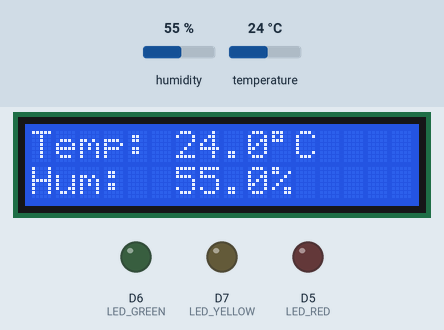
The sketch below on a simulated ESP8266 (NodeMCU). On the bench: 16×2 character LCD, output pins drawn as LEDs (lit = HIGH). Inputs (shaded band) come from the test bench; at power-on: temperature 24 °C, humidity 55 %. WiFi joins after 1.5 s; servers stay silent unless stated; uploads are accepted with an empty reply.

Above: at 5.6 s.
5.7 s: temperature set to 34 °C
At 11.2 s:
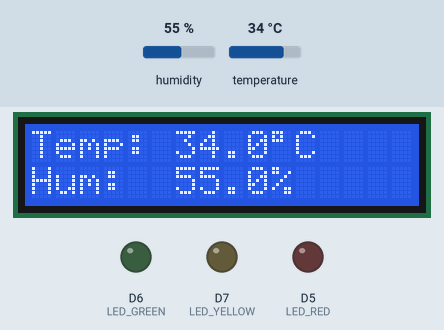
11.8 s: temperature set to 37 °C
At 16.4 s:
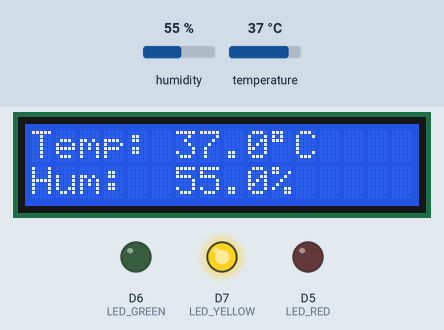
17.9 s: humidity set to 22 %
At 21.2 s:
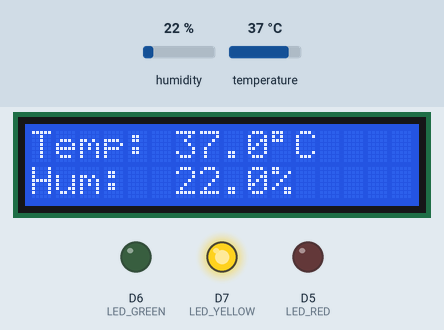
24.0 s: humidity set to 40 %
At 26.2 s:
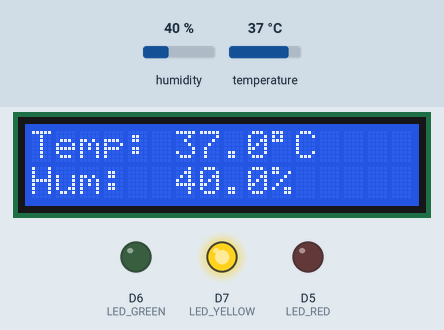
Timing chart, 0 to 27.7 s (numbered marks = the images above; inputs shaded):
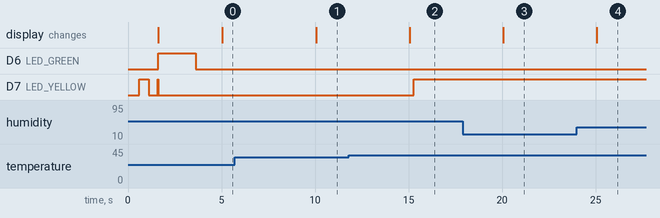

The sketch:

iot.ino
```cpp
#include <ESP8266WiFi.h>
#include <ESP8266HTTPClient.h>
#include <Wire.h>
#include <LiquidCrystal_I2C.h>
#include <DHT.h>
#include <ArduinoJson.h>

// ================= CẤU HÌNH CHÂN =================
#define DHTPIN D4
#define DHTTYPE DHT11

#define LED_RED D5
#define LED_GREEN D6
#define LED_YELLOW D7

// ================= CẤU HÌNH WIFI & SERVER =================
const char* server = "http://....:3000";
const char* ssid = "....";
const char* password = ".....";

// ================= KHỞI TẠO =================
LiquidCrystal_I2C lcd(0x27, 16, 2);
DHT dht(DHTPIN, DHTTYPE);
WiFiClient client;

unsigned long lastEnv = 0;
unsigned long lastLCD = 0;
unsigned long lastLed = 0;
String lastMessage = "";
bool tempWarning = false;

void setup() {
  Serial.begin(115200);

  pinMode(LED_RED, OUTPUT);
  pinMode(LED_GREEN, OUTPUT);
  pinMode(LED_YELLOW, OUTPUT);

  digitalWrite(LED_RED, LOW);
  digitalWrite(LED_GREEN, LOW);
  digitalWrite(LED_YELLOW, LOW);

  Wire.begin();
  lcd.init();
  lcd.backlight();
  lcd.clear();
  lcd.print("System Starting");

  dht.begin();
  connectWiFi();
}

void loop() {
  unsigned long currentMillis = millis();

  // 1. Kiểm tra WiFi
  if (WiFi.status() != WL_CONNECTED) {
    connectWiFi();
    return;
  }

  // 2. Gửi Env & Hiện Temp/Hum (Mỗi 5 giây)
  if (currentMillis - lastEnv >= 5000) {
    sendEnv();
    lastEnv = currentMillis;
  }

  // 3. Lấy lệnh LED (Mỗi 2 giây)
  if (currentMillis - lastLed >= 2000) {
    getLedCommand();
    lastLed = currentMillis;
  }

  // 4. Lấy Cảnh Báo (Mỗi 3 giây)
  if (currentMillis - lastLCD >= 3000) {
    getLastAlert();
    lastLCD = currentMillis;
  }
}

// ================= HÀM WIFI =================
void connectWiFi() {
  if (WiFi.status() == WL_CONNECTED) return;

  lcd.clear();
  lcd.print("WiFi Connecting");
  WiFi.mode(WIFI_STA);
  WiFi.begin(ssid, password);

  int attempts = 0;
  while (WiFi.status() != WL_CONNECTED && attempts < 20) {
    delay(500);
    digitalWrite(LED_YELLOW, !digitalRead(LED_YELLOW));
    attempts++;
  }

  if (WiFi.status() == WL_CONNECTED) {
    lcd.clear();
    lcd.print("WiFi Connected!");
    lcd.setCursor(0, 1);
    lcd.print(WiFi.localIP());
    digitalWrite(LED_YELLOW, LOW);
    digitalWrite(LED_GREEN, HIGH);
    delay(2000);
    digitalWrite(LED_GREEN, LOW);
  } else {
    lcd.clear();
    lcd.print("WiFi Failed!");
    digitalWrite(LED_RED, HIGH);
  }
}

// ================= HÀM GỬI MÔI TRƯỜNG =================
void sendEnv() {
  float h = dht.readHumidity();
  float t = dht.readTemperature();

  if (isnan(h) || isnan(t)) return;

  // Hiển thị Nhiệt độ/Độ ẩm (Trạng thái bình thường)
  lcd.clear();
  lcd.setCursor(0, 0);
  lcd.print("Temp: " + String(t, 1) + (char)223 + "C");
  lcd.setCursor(0, 1);
  lcd.print("Hum:  " + String(h, 1) + "%");

  // Gửi API
  HTTPClient http;
  String url = String(server) + "/api/env";
  http.begin(client, url);
  http.addHeader("Content-Type", "application/json");
  String json = "{\"temp\":" + String(t) + ",\"hum\":" + String(h) + "}";
  http.POST(json);

  // Cảnh báo nhiệt độ nóng
  if (t > 35) {
    digitalWrite(LED_YELLOW, HIGH);
    tempWarning = true;
  } else {
    tempWarning = false;
  }
  http.end();
}

// ================= HÀM LED =================
void getLedCommand() {
  HTTPClient http;
  String url = String(server) + "/api/esp/led";
  http.begin(client, url);
  if (http.GET() == HTTP_CODE_OK) {
    StaticJsonDocument<200> doc;
    deserializeJson(doc, http.getString());
    String color = doc["color"].as<String>();

    if (color == "red") {
      digitalWrite(LED_RED, HIGH); digitalWrite(LED_GREEN, LOW); digitalWrite(LED_YELLOW, LOW);
    } else if (color == "yellow") {
      digitalWrite(LED_RED, LOW); digitalWrite(LED_GREEN, LOW); digitalWrite(LED_YELLOW, HIGH);
    } else if (color == "green") {
      digitalWrite(LED_RED, LOW); digitalWrite(LED_GREEN, HIGH); digitalWrite(LED_YELLOW, LOW);
    } else {
      digitalWrite(LED_RED, LOW); digitalWrite(LED_GREEN, LOW);
      if (!tempWarning) digitalWrite(LED_YELLOW, LOW);
    }
  }
  http.end();
}

// ================= HÀM CẢNH BÁO (ĐÃ SỬA) =================
void getLastAlert() {
  HTTPClient http;
  String url = String(server) + "/api/esp/last-alert";
  http.begin(client, url);

  if (http.GET() == HTTP_CODE_OK) {
    StaticJsonDocument<300> doc;
    deserializeJson(doc, http.getString());
    String msg = doc["message"].as<String>();

    // Nếu có tin nhắn mới (Khác tin cũ và không phải rỗng)
    if (msg != "No alert" && msg != "" && msg != lastMessage) {
      lastMessage = msg;

      // === PHẦN SỬA ĐỔI: HIỂN THỊ TRỰC TIẾP ===
      lcd.clear();

      // In dòng 1 (16 ký tự đầu)
      lcd.setCursor(0, 0);
      lcd.print(msg.substring(0, 16));

      // In dòng 2 (Ký tự còn lại nếu dài)
      if (msg.length() > 16) {
        lcd.setCursor(0, 1);
        lcd.print(msg.substring(16, 32));
      }

      // Nháy đèn đỏ và giữ màn hình trong 3 giây để đọc
      for(int i=0; i<6; i++) { // Nháy 6 lần nhanh (khoảng 2-3s)
        digitalWrite(LED_RED, HIGH); delay(200);
        digitalWrite(LED_RED, LOW); delay(200);
      }

      // Sau khi loop xong, lần chạy sau của sendEnv() sẽ trả lại màn hình Temp/Hum
    }
  }
  http.end();
}
```

Measured:
- the behaviour switches between 35 and 36 °C on temperature (found by bisection; images 1 and 2)
- after the input at 5.7 s, the display: changes after 4.4 s (image 1)
- after the input at 11.8 s, D7 (LED_YELLOW): LOW → HIGH after 3.5 s; the display: changes after 3.3 s (image 2)
- after the input at 17.9 s, the display: changes after 2.2 s (image 3)
- after the input at 24.0 s, the display: changes after 1.1 s (image 4)
